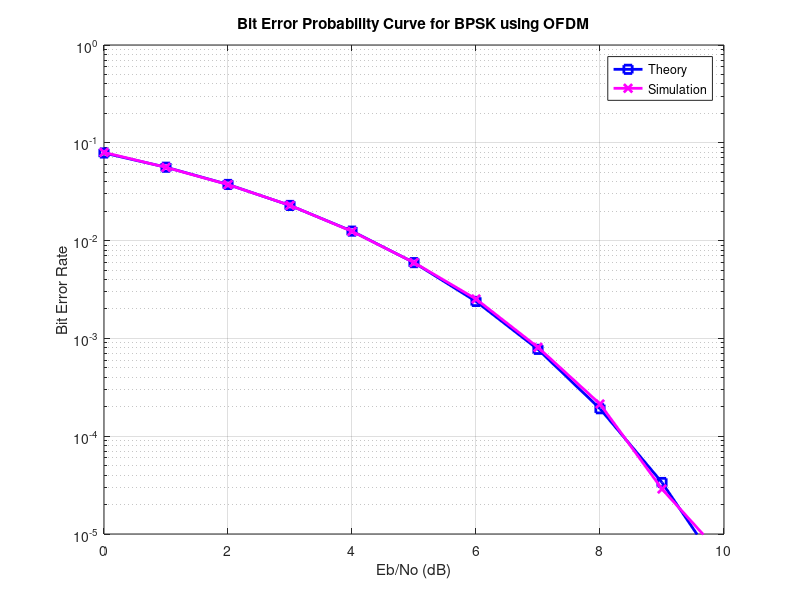

Write MATLAB code to recreate this figure.
%% EXPERIMENT 10 - SIMULATION OF THE OFDM TRANSMITTER AND RECEIVER

clear all;
nFFT = 64; % FFT size
nDSC = 52; % Number of data subcarriers
nBitPerSym = 52; % Number of bits per OFDM symbol (same as the number of subcarriers for BPSK)
nSym = 10^4; % Number of symbols
EbN0dB = 0:10; % Bit to noise ratio
EsN0dB = EbN0dB + 10*log10(nDSC/nFFT) + 10*log10(64/80); % Convert to symbol-to-noise ratio

for ii = 1:length(EbN0dB)
    % Transmitter
    ipBit = rand(1, nBitPerSym * nSym) > 0.5; % Random 1's and 0's
    ipMod = 2 * ipBit - 1; % BPSK modulation: 0 -> -1, 1 -> +1
    ipMod = reshape(ipMod, nBitPerSym, nSym).'; % Grouping into multiple symbols
    
    % Assigning modulated symbols to subcarriers from [-26 to -1, +1 to +26]
    xF = [zeros(nSym, 6), ipMod(:, 1:nBitPerSym/2), zeros(nSym, 1), ipMod(:, nBitPerSym/2+1:nBitPerSym), zeros(nSym, 5)];
    
    % Taking FFT, normalizing transmit power to 1
    xt = (nFFT/sqrt(nDSC)) * ifft(fftshift(xF.')).';
    
    % Appending cyclic prefix
    xt = [xt(:, 49:64) xt];
    
    % Concatenating multiple symbols to form a long vector
    xt = reshape(xt.', 1, nSym * 80);
    
    % Gaussian noise of unit variance, zero mean
    nt = (1/sqrt(2)) * (randn(1, nSym * 80) + 1j * randn(1, nSym * 80));
    
    % Adding noise, accounting for wasted energy due to cyclic prefix
    yt = sqrt(80/64) * xt + 10^(-EsN0dB(ii)/20) * nt;
    
    % Receiver
    yt = reshape(yt.', 80, nSym).'; % Formatting received vector into symbols
    yt = yt(:, 17:80); % Removing cyclic prefix
    
    % Converting to frequency domain
    yF = (sqrt(nDSC)/nFFT) * fftshift(fft(yt.')).';
    yMod = yF(:, [6+(1:nBitPerSym/2), 7+(nBitPerSym/2+1:nBitPerSym)]);
    
    % BPSK demodulation: +ve value -> 1, -ve value -> -1
    ipModHat = 2 * floor(real(yMod/2)) + 1;
    ipModHat(ipModHat > 1) = 1;
    ipModHat(ipModHat < -1) = -1;
    
    % Converting modulated values into bits
    ipBitHat = (ipModHat + 1) / 2;
    ipBitHat = reshape(ipBitHat.', nBitPerSym * nSym, 1).';
    
    % Counting the errors
    nErr(ii) = sum(ipBitHat ~= ipBit);
end

% BER calculation
simBer = nErr / (nSym * nBitPerSym);
theoryBer = (1/2) * erfc(sqrt(10.^(EbN0dB/10)));

% Plot results
close all;
figure;
semilogy(EbN0dB, theoryBer, 'bs-', 'LineWidth', 2);
hold on;
semilogy(EbN0dB, simBer, 'mx-', 'LineWidth', 2);
axis([0 10 10^-5 1]);
grid on;
legend('Theory', 'Simulation');
xlabel('Eb/No (dB)');
ylabel('Bit Error Rate');
title('Bit Error Probability Curve for BPSK using OFDM');


